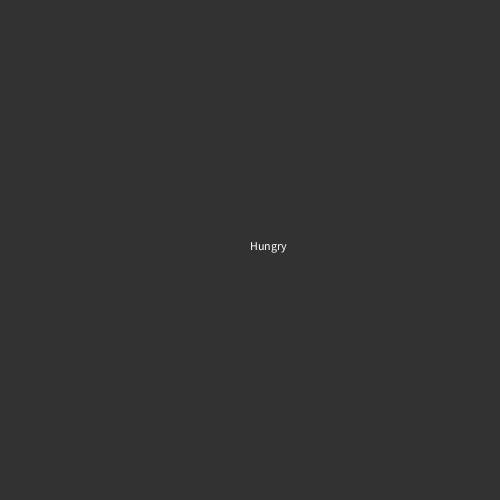
Frame 1 (no input)
Frame 60 (the mouse pressed at the canvas centre just before this capture): identical to frame 1, image omitted
Frame 120 (the mouse held since frame 60 and released just before this capture): identical to frame 1, image omitted

The Processing sketch that drew this single still picture (run headless with seeded random() and noise(); from frame 60 on, the mouse is pressed at the canvas centre):

// Processing sketch: TadpoleRandomiser
// ── TadpoleRandomiser.pde
float changer = 0;

int N1 = 0;
float n1 = 0;
String [] Name1 = new String[5];
int N2 = 0;
float n2 = 0;
String [] Name2 = new String[5];
int N3 = 0;
float n3 = 0;
String [] Name3 = new String[5];
int N4 = 0;
float n4 = 0;
String [] Name4 = new String[5];
  
boolean keyWasPressedC;
boolean keyWasPressedN;



void setup() {
  size(500, 500);

  
  
}


void draw() {
  background (50);
  
  Colour();
  
  
  Name();
  
}


void Colour(){
    colorMode(HSB);
  
    if (keyPressed == true && keyWasPressedC == false){
    if (key == ' '){
    changer = random(0, 255);
    keyWasPressedC = true;
    }
  }
  if (keyPressed == false) {
    keyWasPressedC = false;
  }
  
  stroke(changer, 200, 200);
  
}

void Name() {

  if (keyPressed == true && keyWasPressedN == false){
    if (key == ' '){
    n1 = random(0, 4);
    keyWasPressedN = true;
    }
  }
  if (keyPressed == false) {
    keyWasPressedN = false;
    
  }
  
  if (n1 < 1){
    N1 = 0;
  }
  if (n1 < 2 && n1 > 1){
    N1 = 1;
  }
  if (n1 < 3 && n1 > 2){
    N1 = 2;
  }
  if (n1 < 4 && n1 > 3){
    N1 = 3;
  }
  if (n1 < 5 && n1 > 4){
    N1 = 4;
  }
    if (n2 < 1){
    N2 = 0;
  }
  if (n2 < 2 && n1 > 1){
    N2 = 1;
  }
  if (n2 < 3 && n1 > 2){
    N2 = 2;
  }
  if (n2 < 4 && n1 > 3){
    N2 = 3;
  }
  if (n2 < 5 && n1 > 4){
    N2 = 4;
  }
    if (n3 < 1){
    N3 = 0;
  }
  if (n3 < 2 && n1 > 1){
    N3 = 1;
  }
  if (n3 < 3 && n1 > 2){
    N3 = 2;
  }
  if (n3 < 4 && n1 > 3){
    N3 = 3;
  }
  if (n3 < 5 && n1 > 4){
    N3 = 4;
  }
    if (n4 < 1){
    N4 = 0;
  }
  if (n4 < 2 && n1 > 1){
    N4 = 1;
  }
  if (n4 < 3 && n1 > 2){
    N4 = 2;
  }
  if (n4 < 4 && n1 > 3){
    N4 = 3;
  }
  if (n4 < 5 && n1 > 4){
    N4 = 4;
  }



Name1[0] = "Hungry";
Name1[1] = "Giga";
Name1[2] = "Furry";
Name1[3] = "Large";
Name1[4] = "Spiny";

Name2[0] = "Jungle";
Name2[1] = "Toxic";
Name2[2] = "Green";
Name2[3] = "Yellow";
Name2[4] = "Red";

Name3[0] = "Back";
Name3[1] = "- Eyed";
Name3[2] = "Footed";
Name3[3] = "Limbed";
Name3[4] = "Toed";

Name4[0] = "Frog";
Name4[1] = "Toad";
Name4[2] = "BullFrog";
Name4[3] = "Tadpole";
Name4[4] = "Salamander";

text (Name1[N1], width/2, height/2);
  
  
  
  
}

//https://processing.org/reference/keyPressed_.html
